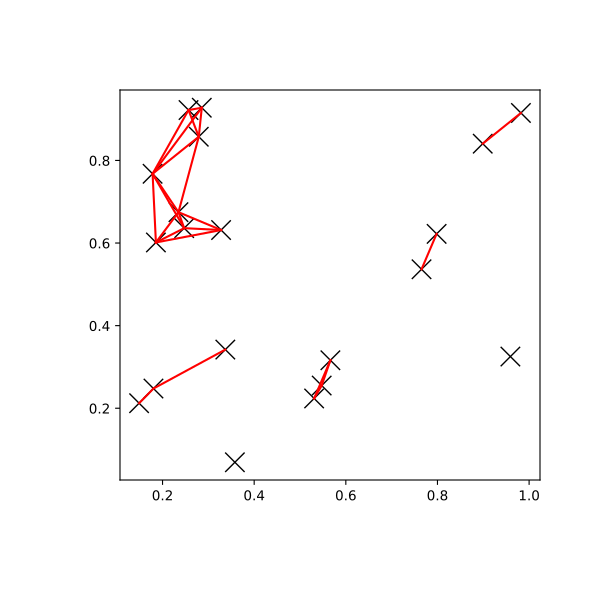

Recreate this plot in Python.
# You can search all pairs of points in a kd-tree within a distance:

import matplotlib.pyplot as plt
import numpy as np
from scipy.spatial import KDTree
np.random.seed(21701)
points = np.random.random((20, 2))
plt.figure(figsize=(6, 6))
plt.plot(points[:, 0], points[:, 1], "xk", markersize=14)
kd_tree = KDTree(points)
pairs = kd_tree.query_pairs(r=0.2)
for (i, j) in pairs:
    plt.plot([points[i, 0], points[j, 0]],
            [points[i, 1], points[j, 1]], "-r")
plt.show()
